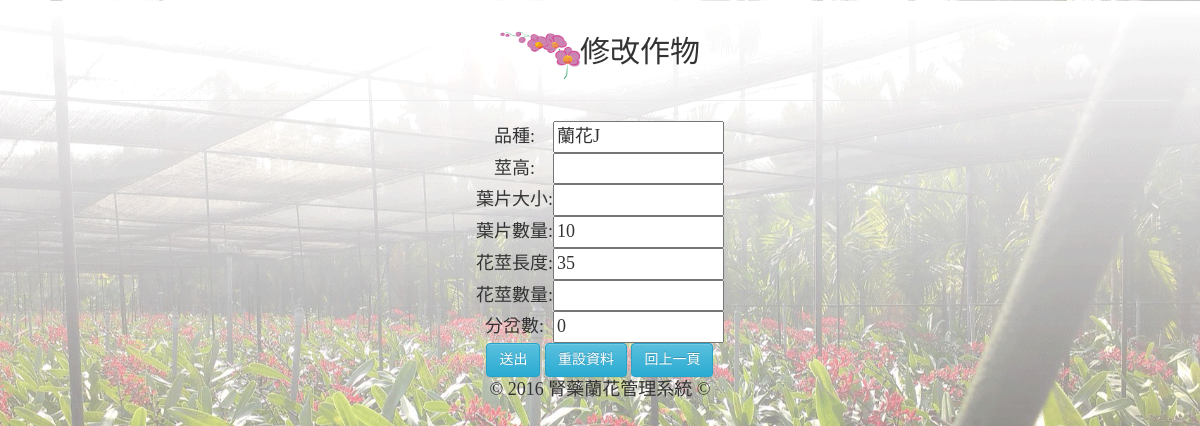
The page /PH_update.php?id=243 (signed in) on the database as committed earlier.
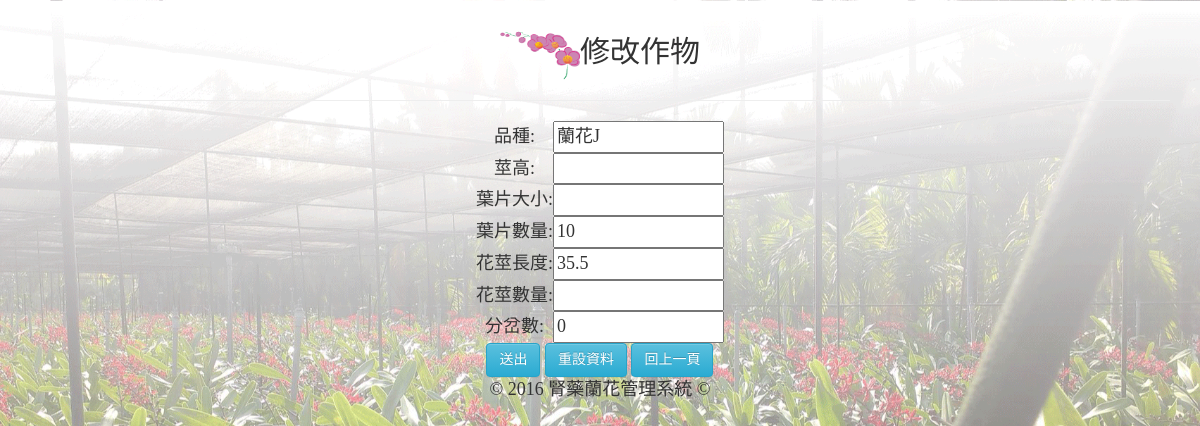
The same page on the database as committed later.
### tables this page shows
CREATE TABLE `history` (
  `h_id` int(255) UNSIGNED NOT NULL,
  `h_biology` varchar(255) NOT NULL COMMENT '品種',
  `h_username` varchar(255) NOT NULL COMMENT '使用者',
  `h_on` int(255) NOT NULL,
  `h_leafNum` int(11) NOT NULL COMMENT '葉片數量',
  `h_pedlength` double NOT NULL COMMENT '花梗長度',
  `h_bifNum` int(255) NOT NULL COMMENT '分岔數',
  `h_bifNum1` double DEFAULT NULL COMMENT '第一分岔',
  `h_bifNum2` double DEFAULT NULL COMMENT '第二分岔',
  `maturity` double NOT NULL COMMENT '成熟度',
  `h_date` date NOT NULL,
  `h_jointime` timestamp NULL DEFAULT CURRENT_TIMESTAMP ON UPDATE CURRENT_TIMESTAMP
);

### PH_update.php (the view, shortened to what this page needs)
<?php
$sql_db = "SELECT * FROM `history` WHERE `h_id`=".$_GET["id"];
$result = mysql_query($sql_db);
$row_result=mysql_fetch_assoc($result);
?>
<!DOCTYPE html>
<html lang="en">
<head>
  	<link rel="stylesheet" href="https://maxcdn.bootstrapcdn.com/bootstrap/3.3.1/css/bootstrap.min.css">
  	<link rel="stylesheet" href="https://maxcdn.bootstrapcdn.com/bootstrap/3.3.1/css/bootstrap-theme.min.css">
</head>
<body style="text-align:center;font-size:18px;background-image: url(img/46505.png);background-size: cover; font-family: 微軟正黑體;margin:30px">
<div>
	<h2><img src="img/LOGO.png" alt="LOGO" width="80" height="50">修改作物</h2>
</div>
<hr>
	<table align="center" >
	<form name="cmform" method="post" onSubmit="return checkForm();" >
		<tr>
			<td>品種:</td>
			<td><input type="text" readonly="readonly" name="h_biology" size="14" id="h_biology" value="<?php echo $row_result["h_biology"];?>"></td>
		</tr>
		<tr>
			<td>莖高:</td>
			<td><input type="text" name="h_stems" size="14" id="h_stems" value="<?php echo $row_result["h_stems"]; ?>"></td>
		</tr>
		<tr>
			<td>葉片大小:</td>
			<td><input type="text" name="h_leafsize" size="14" id="h_leafsize" value="<?php echo $row_result["h_leafsize"]; ?>"></td>
		</tr>
		<tr>
			<td>葉片數量:</td>
			<td><input type="text" name="h_leafNum" size="14" id="h_leafNum" value="<?php echo $row_result["h_leafNum"]; ?>"></td>
		</tr>
		<tr>
			<td>花莖長度:</td>
			<td><input type="text" name="h_pedlength" size="14" id="h_pedlength" value="<?php echo $row_result["h_pedlength"]; ?>"></td>
		</tr>
		<tr>
			<td>花莖數量:</td>
			<td><input type="text" name="h_pedNum" size="14" id="h_pedNum" value="<?php echo $row_result["h_pedNum"]; ?>"></td>
		</tr>
		<tr>
			<td>分岔數:</td>
			<td><input type="text" name="h_bifNum" size="14" id="h_bifNum" value="<?php echo $row_result["h_bifNum"]; ?>"></td>
		</tr>
		<tr>
			<td colspan="2">
            	<input type="submit" name="Submit2" class="btn btn-info" value="送出">
            	<input type="reset" name="Submit3" class="btn btn-info" value="重設資料">
				<input type="button" name="Submit" class="btn btn-info" value="回上一頁" onClick="window.history.back();">
			</td>
		</tr>
		<tr>
    		<td align="center" colspan="2">© 2016 腎藥蘭花管理系統 ©</td>
  		</tr>
	</form>
</table>
</body>
</html>

Rows that differ between the two databases and show on the page:
changed history "蘭花J": h_pedlength "35" → "35.5"
